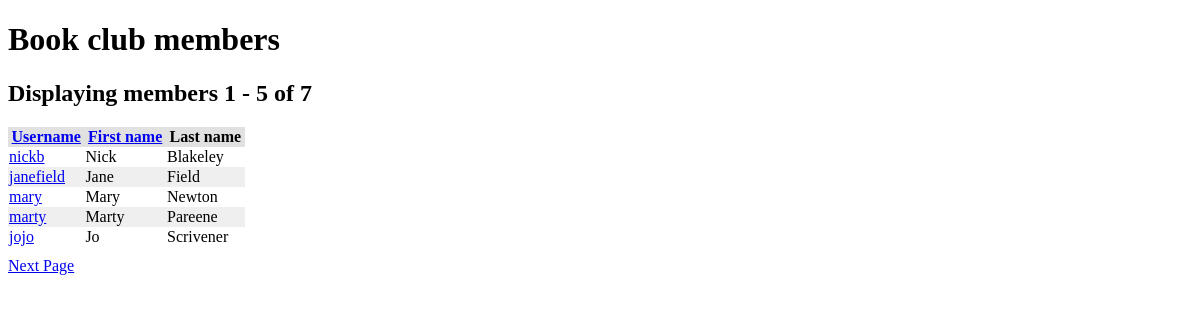
/view_members.php?order=last_name, run on the app's committed database.
### tables this page shows
CREATE TABLE members (
 id SMALLINT UNSIGNED NOT NULL AUTO_INCREMENT,
 username VARCHAR(30) BINARY NOT NULL UNIQUE,
 password CHAR(41) NOT NULL,
 first_name VARCHAR(30) NOT NULL,
 last_name VARCHAR(30) NOT NULL,
 join_date DATE NOT NULL,
 gender ENUM( 'm', 'f' ) NOT NULL,
 favorite_genre ENUM( 'crime', 'horror', 'thriller', 'romance', 'sciFi', 
'adventure', 'nonFiction' ) NOT NULL,
 email_address VARCHAR(50) NOT NULL UNIQUE,
 other_interests TEXT NOT NULL,
 PRIMARY KEY (id)
);

### Member.class.php (called while the page is built, shortened)
<?php
require_once('DataObject.class.php');
class Member extends DataObject {
    public static function getMembers( $start_row, $num_rows, $order ) {
        $conn = parent::connect();
        $sql = "SELECT SQL_CALC_FOUND_ROWS * FROM " . TB_MEMBERS . " ORDER BY $order LIMIT :start_row, :num_rows";
        try {
            $statement = $conn->prepare( $sql );
            $statement->bindValue( ':start_row', $start_row, PDO::PARAM_INT );
            $statement->bindValue( ':num_rows', $num_rows, PDO::PARAM_INT );
            $statement->execute();
            $members = array();
            foreach( $statement->fetchAll() as $row ) {
                $members[] = new Member( $row );
            }
            $statement = $conn->query( 'SELECT found_rows() AS totalRows' );
            $row = $statement->fetch();
            return array( $members, $row['totalRows'] );
        } catch ( PDOException $e ) {
            parent::disconnect( $conn );
            die( 'Query failed: ' . $e->getMessage() );
        }
    }
}

### DataObject.class.php (called while the page is built, shortened)
<?php
abstract class DataObject {
    protected $data = array();
    public function __construct( $data ) {
        foreach( $data as $key => $val )
            if( array_key_exists( $key, $this->data ) ) $this->data[$key] = $val;
    }
    public function getValue( $field ) {
        if( array_key_exists( $field, $this->data ) )
            return $this->data[ $field ];
        else
            die( 'Field not found' );
    }
    public function getValueEncoded( $field ) {
        return htmlspecialchars( $this->getValue( $field ) );
    }
}

### view_members.php (the view, shortened to what this page needs)
<?php
require_once( 'common.inc.php' );
require_once( 'Member.class.php' );
$start = isset( $_GET['start'] ) ? (int)$_GET['start'] : 0;
$order = isset( $_GET['order'] ) ? preg_replace( '/[^_a-zA-z]/', '', $_GET['order'] ) : 'username';
list( $members, $total_rows ) = Member::getMembers( $start, ROW_OF_MEMBERS, $order );
?>
<h2>Displaying members <?php echo $start + 1 ?> - <?php echo min( $start + ROW_OF_MEMBERS, $total_rows) ?> of <?php echo $total_rows ?> </h2>
<table>
    <thead>
        <tr>
            <th>
                <?php if( $order == 'username' ) : ?>
                    Username
                <?php else : ?>
                    <a href="view_members.php?order=username" >Username</a>
                <?php endif; ?>
            </th>
            <th>
                <?php if( $order == 'first_name' ) : ?>
                    First name
                <?php else : ?>
                    <a href="view_members.php?order=first_name" >First name</a>
                <?php endif; ?>
            </th>
            <th>
                <?php if( $order == 'last_name' ) : ?>
                    Last name
                <?php else : ?>
                    <a href="view_members.php?order=last_name" >Last name</a>
                <?php endif; ?>
            </th>
        </tr>
    </thead>
    <tbody>
        <?php foreach( $members as $member ) : ?>
            <tr>
                <td>
                    <a href="view_member.php?member_id=<?php echo $member->getValueEncoded("id") ?>"><?php echo $member->getValueEncoded("username") ?></a>
                </td>
                <td><?php echo $member->getValueEncoded("first_name") ?></td>
                <td><?php echo $member->getValueEncoded("last_name") ?></td>
            </tr>
        <?php endforeach; ?>
    </tbody>
</table>
<div class="table-nav">
    <?php if( $start + ROW_OF_MEMBERS < $total_rows ) : ?>
        <a href="view_members.php?start=<?php echo min($start + ROW_OF_MEMBERS, $total_rows) . '&amp;order=' . $order ?>">Next Page</a>
    <?php endif; ?>
</div>

### common.css (style rules this page uses)
table { border-collapse: collapse; width: 20%; }
table thead { background-color: #e1e1e1; }
table tr:nth-child(even) { background-color: #efefef; }
.table-nav { margin-top: 10px; }

### data on the page
members: username "nickb", first_name "Nick", last_name "Blakeley"
members: username "janefield", first_name "Jane", last_name "Field"
members: username "mary", first_name "Mary", last_name "Newton"
members: username "marty", first_name "Marty", last_name "Pareene"
members: username "jojo", first_name "Jo", last_name "Scrivener"

### other printed values
$page_title "Book club members"
$start + 1 "1"
min( $start + ROW_OF_MEMBERS, $total_rows) "5"
$total_rows "7"
